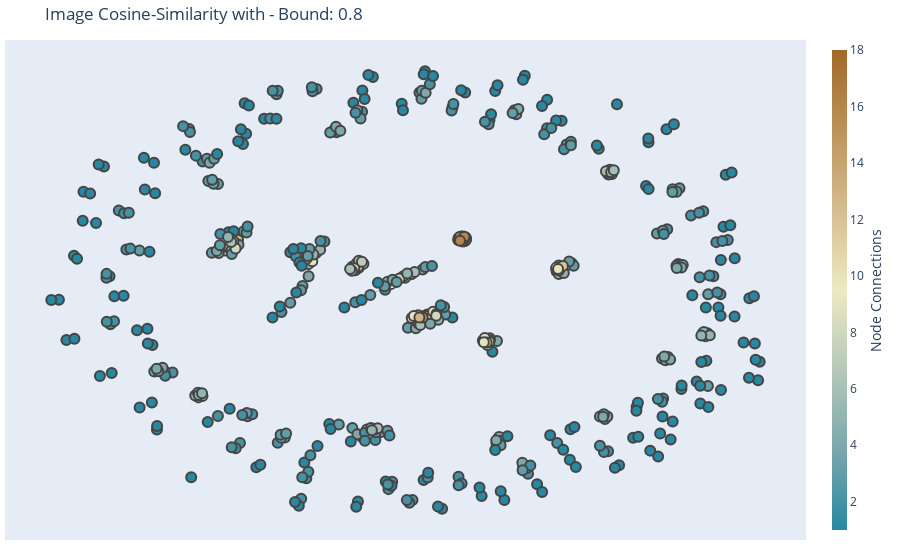

This figure's notebook cell:
### Code cell
G = nx.from_pandas_edgelist(top_cosine_similarity, source = "left_title", target = 'right_title')
image_similarity.plot_network(G)

### Figure 1 — Plotly figure (JSON) as saved in the notebook; plotly's stock layout.template omitted (floating-point values rounded to 4 significant figures; data arrays with more than 128 entries replaced by an {"elided": "..."} marker saying what was removed)
{"data": [{"hoverinfo": "none", "line": {"color": "#888", "width": 0.5}, "mode": "lines", "type": "scatter", "x": {"elided": "2838 float values"}, "y": {"elided": "2838 float values"}}, {"hoverinfo": "text", "marker": {"color": {"elided": "489 int values"}, "colorbar": {"thickness": 15, "title": {"side": "right", "text": "Node Connections"}, "xanchor": "left"}, "colorscale": [[0, "rgb(161, 105, 40)"], [0.1667, "rgb(189, 146, 90)"], [0.3333, "rgb(214, 189, 141)"], [0.5, "rgb(237, 234, 194)"], [0.6667, "rgb(181, 200, 184)"], [0.8333, "rgb(121, 167, 172)"], [1, "rgb(40, 135, 161)"]], "line": {"width": 2}, "reversescale": true, "showscale": true, "size": 10}, "mode": "markers", "text": {"elided": "489 str values"}, "type": "scatter", "x": {"elided": "489 float values"}, "y": {"elided": "489 float values"}}], "layout": {"hovermode": "closest", "margin": {"b": 20, "l": 5, "r": 5, "t": 40}, "showlegend": false, "title": {"text": "Image Cosine-Similarity with - Bound: 0.8"}, "xaxis": {"showgrid": false, "showticklabels": false, "zeroline": false}, "yaxis": {"showgrid": false, "showticklabels": false, "zeroline": false}}}
